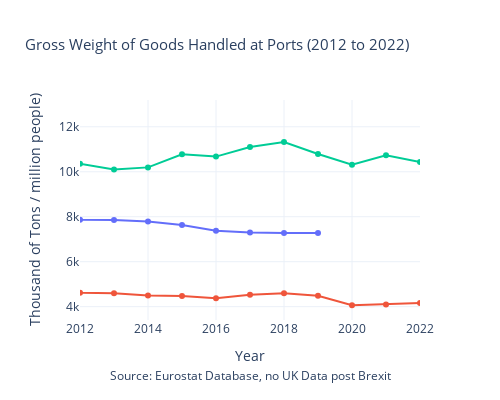

Notebook cell for this chart:
### Code cell
df = pd.read_csv("../input/eurostat/Port versus Goods statistics/Country level - gross weight of goods handled in all ports.tsv", delimiter='\t', encoding='utf-8',index_col=0)
vals = df.index
df.index = [x.split(",")[-1] for x in vals]
df = df.iloc[[(x.split(",")[-2] == "THS_T") for x in vals]]
df = df.transpose().replace(": ",0).astype("float")
df = df[["UK","FR","IE"]]
df["Year"] = df.index.astype("int")

df = df.merge(population, on="Year",how="left")
df = df.replace(0,np.nan)
df["UK_perc"] = df["UK"]/df["uk_population"]
df["FR_perc"] = df["FR"]/df["france_population"]
df["IE_perc"] = df["IE"]/df["ireland_population"]


fig = go.Figure()

# Add traces for each country
fig.add_trace(go.Scatter(x=df["Year"], y=df["UK_perc"], mode='lines+markers', name='UK'))
fig.add_trace(go.Scatter(x=df["Year"], y=df["FR_perc"], mode='lines+markers', name='France'))
fig.add_trace(go.Scatter(x=df["Year"], y=df["IE_perc"], mode='lines+markers', name='Ireland'))

fig.update_layout(
    title={'text':'Gross Weight of Goods Handled at Ports (2012 to 2022)','font': {'size': 15} 
    },
    xaxis_title='Year',
    yaxis_title='Thousand of Tons / million people)',
    legend_title='Country',
    template='plotly_white',
    hovermode='x unified',
    xaxis=dict(range=[2012, 2022]),  # Set the x-axis range to start from 2005
    width=500,  # Set the width of the figure
    height=400,   # Set the height of the figure,
    showlegend=False  # This hides the legend
)

fig.update_xaxes(showgrid=True)
fig.update_yaxes(showgrid=True)

fig.add_annotation(
    text="Source: <a href='https://ec.europa.eurostat/eurostat/data/database'>Eurostat Database</a>, no UK Data post Brexit",
    xref="paper", yref="paper",
    x=0.5, y=-0.3,
    showarrow=False,
    font=dict(size=12),
    xanchor='center'
)


# Show the figure
fig.show()

fig.write_image("../output/Gross Weight of Goods Handled at Ports (2012 to 2022).png")

### Figure 1 — Plotly figure (JSON) as saved in the notebook; plotly's stock layout.template omitted (floating-point values rounded to 4 significant figures)
{"data": [{"mode": "lines+markers", "name": "UK", "type": "scatter", "x": [1997, 1998, 1999, 2000, 2001, 2002, 2003, 2004, 2005, 2006, 2007, 2008, 2009, 2010, 2011, 2012, 2013, 2014, 2015, 2016, 2017, 2018, 2019, 2020, 2021, 2022], "y": [9577.0, 9720.0, 9639.0, 9730.0, 9580.0, 9404.0, 9316.0, 9553.0, 9684.0, 9594.0, 9483.0, 9096.0, 8043.0, 8155.0, 8212.0, 7863.0, 7849.0, 7789.0, 7628.0, 7377.0, 7294.0, 7272.0, 7273.0, null, null, null]}, {"mode": "lines+markers", "name": "France", "type": "scatter", "x": [1997, 1998, 1999, 2000, 2001, 2002, 2003, 2004, 2005, 2006, 2007, 2008, 2009, 2010, 2011, 2012, 2013, 2014, 2015, 2016, 2017, 2018, 2019, 2020, 2021, 2022], "y": [5087.0, 5300.0, 5209.0, 5348.0, 5185.0, 5161.0, 5303.0, 5326.0, 5404.0, 5506.0, 5417.0, 5467.0, 4876.0, 4861.0, 4932.0, 4619.0, 4591.0, 4497.0, 4476.0, 4379.0, 4526.0, 4596.0, 4486.0, 4063.0, 4097.0, 4158.0]}, {"mode": "lines+markers", "name": "Ireland", "type": "scatter", "x": [1997, 1998, 1999, 2000, 2001, 2002, 2003, 2004, 2005, 2006, 2007, 2008, 2009, 2010, 2011, 2012, 2013, 2014, 2015, 2016, 2017, 2018, 2019, 2020, 2021, 2022], "y": [9889.0, 10760.0, 11430.0, 11900.0, 11840.0, 11420.0, 11550.0, 11720.0, 12540.0, 12480.0, 12310.0, 11380.0, 9223.0, 9884.0, 9842.0, 10360.0, 10100.0, 10190.0, 10780.0, 10670.0, 11100.0, 11320.0, 10790.0, 10320.0, 10730.0, 10430.0]}], "layout": {"annotations": [{"font": {"size": 12}, "showarrow": false, "text": "Source: <a href='https://ec.europa.eurostat/eurostat/data/database'>Eurostat Database</a>, no UK Data post Brexit", "x": 0.5, "xanchor": "center", "xref": "paper", "y": -0.3, "yref": "paper"}], "height": 400, "hovermode": "x unified", "legend": {"title": {"text": "Country"}}, "showlegend": false, "title": {"font": {"size": 15}, "text": "Gross Weight of Goods Handled at Ports (2012 to 2022)"}, "width": 500, "xaxis": {"range": [2012, 2022], "showgrid": true, "title": {"text": "Year"}, "type": "linear"}, "yaxis": {"autorange": true, "range": [3407.0, 13190.0], "showgrid": true, "title": {"text": "Thousand of Tons / million people)"}, "type": "linear"}}}
